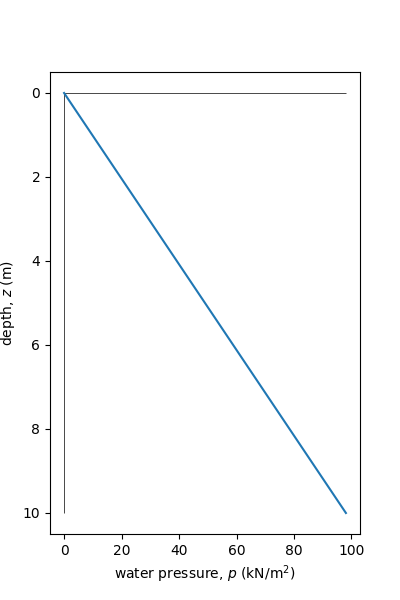

This figure's Python source:
# gm_water_press.py:: coded by Kinya MIURA 240428
# --------------------------------------------------------
print('*** ground stress analysis ***')
print('   *** water pressure ***')
# --------------------------------------------------------
print('### --- section_module: importing items from modules --- ###')
from numpy import array

# =========================================================
print('### --- section_s: setting --- ###')
## --- section_sa: water condition --- ##
zzo, dep = 0, 10.
print(
    f'surface level (m); {zzo = :.2f}, '
    f'depth (m); {dep = :.2f}' )

## --- section_sb: water properties --- ##
rhow, gra = 1000., 9.80665
print(
    f'density of water (kg/m^3); {rhow = :.3f}, '
    f'gravity acc. (m/s^2); {gra = :.3f}' )

# =========================================================
print('### --- section_c: calculating --- ###')
zz = array([zzo, zzo+dep])  # depth (m)
ppp = (zz - zzo) * rhow * gra  # water pressure, p (N/m^2)

# =========================================================
print('### --- section_d: drawing --- ###')
from matplotlib import pyplot as plt

fig, ax = plt.subplots(figsize=(4,6))
ax.invert_yaxis()
ax.vlines(0, min(zz), max(zz), color='k', linewidth=.5)
ax.hlines(0, 0., max(ppp)/1000, color='k', linewidth=.5)
ax.set_xlabel('water pressure, $p$ (kN/m$^2$)')
ax.set_ylabel('depth, $z$ (m)')

ax.plot(ppp/1000, zz)

print(': showing figure : ')
plt.show()
print(': saving figure : ')
fig.savefig('gm_water_press.png')

